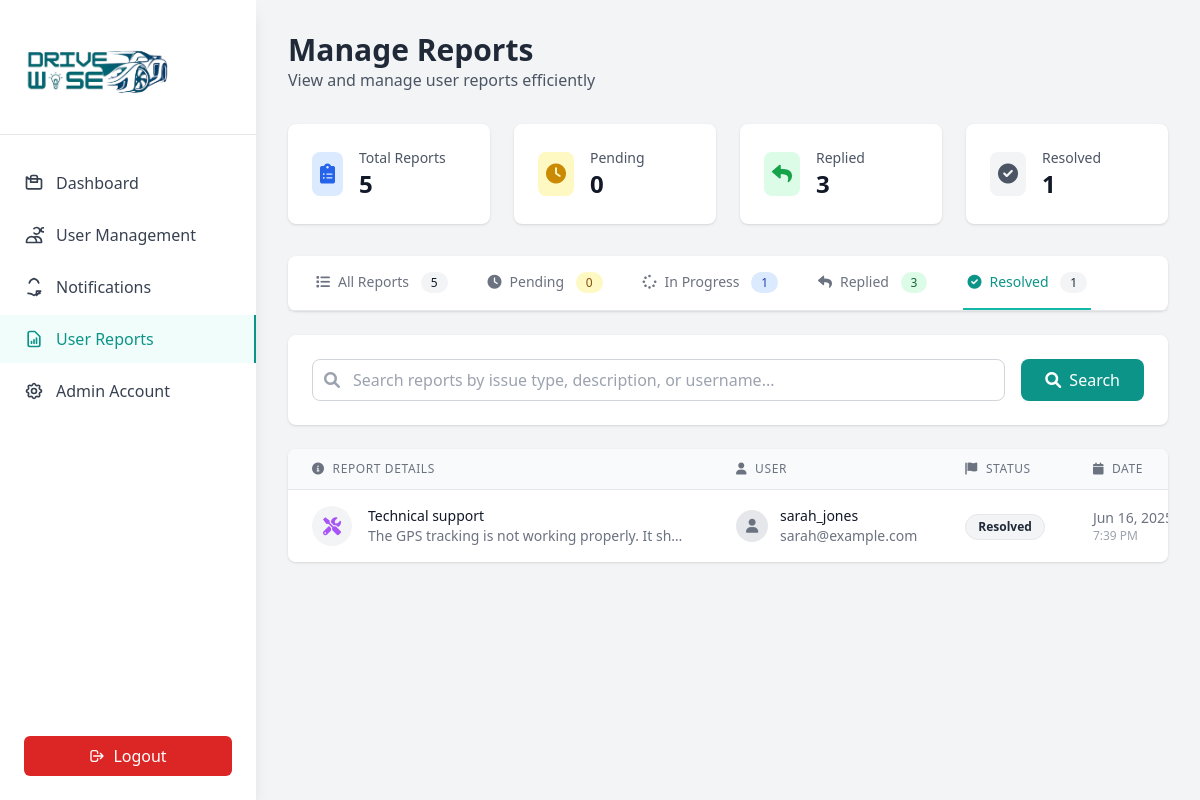
Screenshot of /reports.php?status=resolved (signed in) with the database file from the repository.
### tables this page shows
CREATE TABLE `reports` (
  `id` int(11) NOT NULL,
  `user_id` int(11) DEFAULT NULL,
  `issue_type` enum('bug','feature_request','account_issue','payment_issue','technical_support','other') NOT NULL,
  `description` text NOT NULL,
  `screenshot_path` varchar(255) DEFAULT NULL,
  `status` enum('pending','in_progress','replied','resolved') DEFAULT 'pending',
  `created_at` timestamp NOT NULL DEFAULT current_timestamp(),
  `updated_at` timestamp NOT NULL DEFAULT current_timestamp() ON UPDATE current_timestamp(),
  `notification_read` tinyint(1) DEFAULT 0,
  `notification_read_at` timestamp NULL DEFAULT NULL
);

CREATE TABLE `users` (
  `id` int(11) NOT NULL,
  `username` varchar(50) NOT NULL,
  `email` varchar(100) NOT NULL,
  `birthday` date DEFAULT NULL,
  `play_time` int(11) DEFAULT 0,
  `quizzes_passed` int(11) DEFAULT 0,
  `modules_done` int(11) DEFAULT 0,
  `points_earned` int(11) DEFAULT 0,
  `created_at` timestamp NOT NULL DEFAULT current_timestamp(),
  `updated_at` timestamp NOT NULL DEFAULT current_timestamp() ON UPDATE current_timestamp(),
  `notification_read` tinyint(1) DEFAULT 0,
  `notification_read_at` timestamp NULL DEFAULT NULL,
  `total_points` int(11) DEFAULT 0,
  `level` varchar(20) DEFAULT 'beginner'
);

### reports.php (the view, shortened to what this page needs)
<?php
require_once 'includes/auth.php';
$statusFilter = $_GET['status'] ?? 'all';
$searchTerm = $_GET['search'] ?? '';
$sql = "SELECT r.*, u.username, u.email
        FROM reports r
        LEFT JOIN users u ON r.user_id = u.id
        WHERE 1=1";
$params = [];
if ($statusFilter !== 'all') {
    $sql .= " AND r.status = ?";
    $params[] = $statusFilter;
}
$sql .= " ORDER BY r.created_at DESC";
$stmt = $pdo->prepare($sql);
$stmt->execute($params);
$reports = $stmt->fetchAll();
$statusCounts = [];
$countStmt = $pdo->query("SELECT status, COUNT(*) as count FROM reports GROUP BY status");
while ($row = $countStmt->fetch()) {
    $statusCounts[$row['status']] = $row['count'];
}
?>
<!DOCTYPE html>
<html lang="en">
<head>
    <script src="https://cdn.tailwindcss.com"></script>
    <link href="https://cdnjs.cloudflare.com/ajax/libs/font-awesome/6.0.0/css/all.min.css" rel="stylesheet">
</head>
<body class="bg-gray-100">
    <?php include 'includes/sidebar.php'; ?>
    <div class="ml-64 p-8">
        <div class="mb-8">
            <h1 class="text-3xl font-bold text-gray-800">Manage Reports</h1>
            <p class="text-gray-600">View and manage user reports efficiently</p>
        </div>
        <div class="grid grid-cols-1 md:grid-cols-4 gap-6 mb-8">
            <div class="bg-white rounded-lg shadow p-6">
                <div class="flex items-center">
                    <div class="p-2 bg-blue-100 rounded-lg">
                        <i class="fas fa-clipboard-list text-blue-600 text-xl"></i>
                    </div>
                    <div class="ml-4">
                        <p class="text-sm font-medium text-gray-600">Total Reports</p>
                        <p class="text-2xl font-bold text-gray-900"><?php echo array_sum($statusCounts); ?></p>
                    </div>
                </div>
            </div>
            <div class="bg-white rounded-lg shadow p-6">
                <div class="flex items-center">
                    <div class="p-2 bg-yellow-100 rounded-lg">
                        <i class="fas fa-clock text-yellow-600 text-xl"></i>
                    </div>
                    <div class="ml-4">
                        <p class="text-sm font-medium text-gray-600">Pending</p>
                        <p class="text-2xl font-bold text-gray-900"><?php echo $statusCounts['pending'] ?? 0; ?></p>
                    </div>
                </div>
            </div>
            <div class="bg-white rounded-lg shadow p-6">
                <div class="flex items-center">
                    <div class="p-2 bg-green-100 rounded-lg">
                        <i class="fas fa-reply text-green-600 text-xl"></i>
                    </div>
                    <div class="ml-4">
                        <p class="text-sm font-medium text-gray-600">Replied</p>
                        <p class="text-2xl font-bold text-gray-900"><?php echo $statusCounts['replied'] ?? 0; ?></p>
                    </div>
                </div>
            </div>
            <div class="bg-white rounded-lg shadow p-6">
                <div class="flex items-center">
                    <div class="p-2 bg-gray-100 rounded-lg">
                        <i class="fas fa-check-circle text-gray-600 text-xl"></i>
                    </div>
                    <div class="ml-4">
                        <p class="text-sm font-medium text-gray-600">Resolved</p>
                        <p class="text-2xl font-bold text-gray-900"><?php echo $statusCounts['resolved'] ?? 0; ?></p>
                    </div>
                </div>
            </div>
        </div>
        <div class="bg-white rounded-lg shadow mb-6">
            <div class="border-b border-gray-200">
                <nav class="flex space-x-8 px-6">
                    <a href="?status=all" class="<?php echo $statusFilter === 'all' ? 'border-teal-500 text-teal-600' : 'border-transparent text-gray-500 hover:text-gray-700'; ?> whitespace-nowrap py-4 px-1 border-b-2 font-medium text-sm transition-colors">
                        <i class="fas fa-list mr-2"></i>All Reports
                        <span class="ml-2 bg-gray-100 text-gray-900 py-0.5 px-2.5 rounded-full text-xs">
                            <?php echo array_sum($statusCounts); ?>
                        </span>
                    </a>
                    <a href="?status=pending" class="<?php echo $statusFilter === 'pending' ? 'border-teal-500 text-teal-600' : 'border-transparent text-gray-500 hover:text-gray-700'; ?> whitespace-nowrap py-4 px-1 border-b-2 font-medium text-sm transition-colors">
                        <i class="fas fa-clock mr-2"></i>Pending
                        <span class="ml-2 bg-yellow-100 text-yellow-800 py-0.5 px-2.5 rounded-full text-xs">
                            <?php echo $statusCounts['pending'] ?? 0; ?>
                        </span>
                    </a>
                    <a href="?status=in_progress" class="<?php echo $statusFilter === 'in_progress' ? 'border-teal-500 text-teal-600' : 'border-transparent text-gray-500 hover:text-gray-700'; ?> whitespace-nowrap py-4 px-1 border-b-2 font-medium text-sm transition-colors">
                        <i class="fas fa-spinner mr-2"></i>In Progress
                        <span class="ml-2 bg-blue-100 text-blue-800 py-0.5 px-2.5 rounded-full text-xs">
                            <?php echo $statusCounts['in_progress'] ?? 0; ?>
                        </span>
                    </a>
                    <a href="?status=replied" class="<?php echo $statusFilter === 'replied' ? 'border-teal-500 text-teal-600' : 'border-transparent text-gray-500 hover:text-gray-700'; ?> whitespace-nowrap py-4 px-1 border-b-2 font-medium text-sm transition-colors">
                        <i class="fas fa-reply mr-2"></i>Replied
                        <span class="ml-2 bg-green-100 text-green-800 py-0.5 px-2.5 rounded-full text-xs">
                            <?php echo $statusCounts['replied'] ?? 0; ?>
                        </span>
                    </a>
                    <a href="?status=resolved" class="<?php echo $statusFilter === 'resolved' ? 'border-teal-500 text-teal-600' : 'border-transparent text-gray-500 hover:text-gray-700'; ?> whitespace-nowrap py-4 px-1 border-b-2 font-medium text-sm transition-colors">
                        <i class="fas fa-check-circle mr-2"></i>Resolved
                        <span class="ml-2 bg-gray-100 text-gray-800 py-0.5 px-2.5 rounded-full text-xs">
                            <?php echo $statusCounts['resolved'] ?? 0; ?>
                        </span>
                    </a>
                </nav>
            </div>
        </div>
        <div class="bg-white rounded-lg shadow mb-6 p-6">
            <form method="GET" class="flex gap-4">
                <div class="flex-1 relative">
                    <div class="absolute inset-y-0 left-0 pl-3 flex items-center pointer-events-none">
                    </div>
                    <input type="text" name="search" value="<?php echo htmlspecialchars($searchTerm); ?>"
                           placeholder="Search reports by issue type, description, or username..."
                           class="w-full pl-10 pr-4 py-2 border border-gray-300 rounded-lg focus:ring-2 focus:ring-teal-500 focus:border-transparent transition-colors">
                </div>
                <button type="submit" class="bg-teal-600 text-white px-6 py-2 rounded-lg hover:bg-teal-700 transition-colors">
                    <i class="fas fa-search mr-2"></i>Search
                </button>
            </form>
        </div>
        <div class="bg-white rounded-lg shadow overflow-hidden">
            <?php if (empty($reports)): ?>
                <div class="p-12 text-center">
                    <div class="w-24 h-24 mx-auto mb-4 bg-gray-100 rounded-full flex items-center justify-center">
                        <i class="fas fa-inbox text-4xl text-gray-400"></i>
                    </div>
                    <h3 class="text-lg font-medium text-gray-900 mb-2">No reports found</h3>
                    <p class="text-gray-500">No reports match your current filters.</p>
                </div>
            <?php else: ?>
                <div class="overflow-x-auto">
                    <table class="min-w-full divide-y divide-gray-200">
                        <thead class="bg-gray-50">
                            <tr>
                                <th class="px-6 py-3 text-left text-xs font-medium text-gray-500 uppercase tracking-wider">
                                    <i class="fas fa-info-circle mr-2"></i>Report Details
                                </th>
                                <th class="px-6 py-3 text-left text-xs font-medium text-gray-500 uppercase tracking-wider">
                                    <i class="fas fa-user mr-2"></i>User
                                </th>
                                <th class="px-6 py-3 text-left text-xs font-medium text-gray-500 uppercase tracking-wider">
                                    <i class="fas fa-flag mr-2"></i>Status
                                </th>
                                <th class="px-6 py-3 text-left text-xs font-medium text-gray-500 uppercase tracking-wider">
                                    <i class="fas fa-calendar mr-2"></i>Date
                                </th>
                            </tr>
                        </thead>
                        <tbody class="bg-white divide-y divide-gray-200">
                            <?php foreach ($reports as $report): ?>
                                <tr class="hover:bg-gray-50 transition-colors">
                                    <td class="px-6 py-4">
                                        <div class="flex items-start">
                                            <div class="flex-shrink-0">
                                                <?php
                                                $iconClass = match($report['issue_type']) {
                                                    'bug' => 'fas fa-bug text-red-500',
                                                    'feature_request' => 'fas fa-lightbulb text-yellow-500',
                                                    'account_issue' => 'fas fa-user-cog text-blue-500',
                                                    'payment_issue' => 'fas fa-credit-card text-green-500',
                                                    'technical_support' => 'fas fa-tools text-purple-500',
                                                    default => 'fas fa-question-circle text-gray-500'
                                                };
                                                ?>
                                                <div class="w-10 h-10 rounded-full bg-gray-100 flex items-center justify-center">
                                                    <i class="<?php echo $iconClass; ?> text-lg"></i>
                                                </div>
                                            </div>
                                            <div class="ml-4">
                                                <div class="text-sm font-medium text-gray-900">
                                                    <?php echo ucfirst(str_replace('_', ' ', $report['issue_type'])); ?>
                                                </div>
                                                <div class="text-sm text-gray-500 max-w-xs truncate">
                                                    <?php echo htmlspecialchars($report['description']); ?>
                                                </div>
                                            </div>
                                        </div>
                                    </td>
                                    <td class="px-6 py-4 whitespace-nowrap">
                                        <div class="flex items-center">
                                            <div class="w-8 h-8 bg-gray-200 rounded-full flex items-center justify-center">
                                                <i class="fas fa-user text-gray-500 text-sm"></i>
                                            </div>
                                            <div class="ml-3">
                                                <div class="text-sm font-medium text-gray-900"><?php echo htmlspecialchars($report['username'] ?? 'Unknown'); ?></div>
                                                <div class="text-sm text-gray-500"><?php echo htmlspecialchars($report['email'] ?? ''); ?></div>
                                            </div>
                                        </div>
                                    </td>
                                    <td class="px-6 py-4 whitespace-nowrap">
                                        <?php
                                        $statusClasses = [
                                            'pending' => 'bg-yellow-100 text-yellow-800 border-yellow-200',
                                            'in_progress' => 'bg-blue-100 text-blue-800 border-blue-200',
                                            'replied' => 'bg-green-100 text-green-800 border-green-200',
                                            'resolved' => 'bg-gray-100 text-gray-800 border-gray-200'
                                        ];
                                        $statusClass = $statusClasses[$report['status']] ?? 'bg-gray-100 text-gray-800 border-gray-200';
                                        ?>
                                        <span class="inline-flex px-3 py-1 text-xs font-semibold rounded-full border <?php echo $statusClass; ?>">
                                            <?php echo ucfirst(str_replace('_', ' ', $report['status'])); ?>
                                        </span>
                                    </td>
                                    <td class="px-6 py-4 whitespace-nowrap text-sm text-gray-500">
                                        <div class="flex flex-col">
                                            <span class="font-medium"><?php echo date('M j, Y', strtotime($report['created_at'])); ?></span>
                                            <span class="text-xs text-gray-400"><?php echo date('g:i A', strtotime($report['created_at'])); ?></span>
                                        </div>
                                    </td>
                                </tr>
                            <?php endforeach; ?>
                        </tbody>
                    </table>
                </div>
            <?php endif; ?>
        </div>
    </div>
</body>
</html>

### rows the page displays
reports: issue_type "Technical support", description "The GPS tracking is not working properly. It sh…", user.username "sarah_jones", user.email "sarah@example.com", status "Resolved", created_at "Jun 16,…", created_at "7:39 PM"

### other values shown
array_sum($statusCounts) "5"
$statusCounts['pending'] "0"
$statusCounts['replied'] "3"
$statusCounts['resolved'] "1"
$statusCounts['in_progress'] "1"
